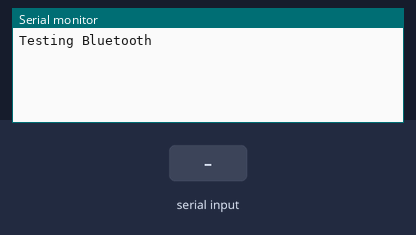
The sketch below on a simulated Arduino Uno, built with avr-gcc and run on an emulated ATmega328P. Parts: the last lines printed to the serial monitor. The inputs (shaded band) are chosen by the test bench.

Above: at 1.2 s.
1.3 s: "1" received over the second serial link
At 2.5 s:
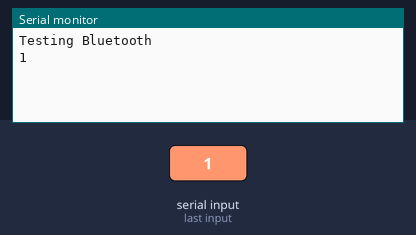
2.8 s: "0" received over the second serial link
At 3.7 s:
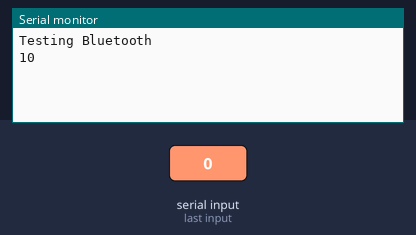

Measured:
- after the input at 1.3 s, the serial monitor: prints a new line at once (image 1)
- after the input at 2.8 s, the serial monitor: prints a new line at once (image 2)

The sketch:

proto2.ino
```cpp
// Libraries
#include <SoftwareSerial.h>

// SETTINGS
#define BLUETOOTH_BAUDRATE 38400

// PINS
#define SENSOR_PIN 2
#define CLOCK_PIN 3
#define BLUETOOTH_TX 1
#define BLUETOOTH_RX 0

// GLOBAL VARIABLES
SoftwareSerial bluetooth(BLUETOOTH_RX,BLUETOOTH_TX);

void setup() {
  pinMode(BLUETOOTH_RX, INPUT);
  pinMode(BLUETOOTH_TX, OUTPUT);

  Serial.begin(9600);
  Serial.println("Testing Bluetooth");
  bluetooth.begin(BLUETOOTH_BAUDRATE);
}

char c = ' ';

void loop() {
    // Keep reading from HC-05 and send to Arduino Serial Monitor
    if (bluetooth.available())
    {
        c = bluetooth.read();
        Serial.write(c);
    }

    // Keep reading from Arduino Serial Monitor and send to HC-05
    if (Serial.available())
    {
        c =  Serial.read();
        bluetooth.write(c);
    }

}
```
